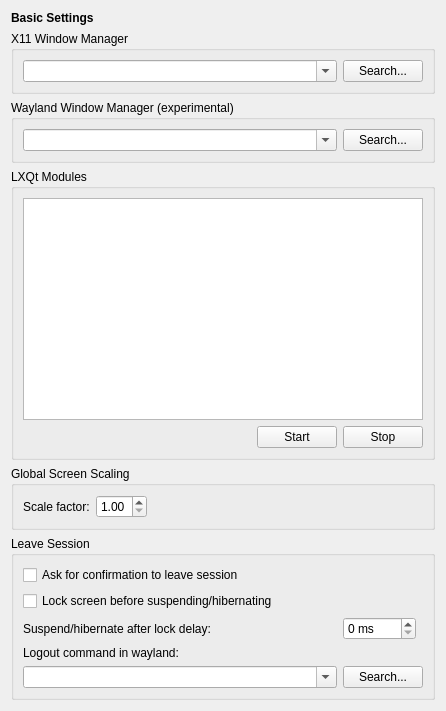
<?xml version="1.0" encoding="UTF-8"?>
<ui version="4.0">
 <class>BasicSettings</class>
 <widget class="QWidget" name="BasicSettings">
  <property name="geometry">
   <rect>
    <x>0</x>
    <y>0</y>
    <width>446</width>
    <height>711</height>
   </rect>
  </property>
  <layout class="QGridLayout" name="gridLayout_3">
   <item row="0" column="0">
    <widget class="QLabel" name="label">
     <property name="font">
      <font>
       <bold>true</bold>
      </font>
     </property>
     <property name="text">
      <string>Basic Settings</string>
     </property>
    </widget>
   </item>
   <item row="1" column="0">
    <widget class="QGroupBox" name="groupBox">
     <property name="title">
      <string>X11 Window Manager</string>
     </property>
     <layout class="QGridLayout" name="gridLayout_2">
      <item row="0" column="0">
       <widget class="QComboBox" name="wmComboBox">
        <property name="sizePolicy">
         <sizepolicy hsizetype="MinimumExpanding" vsizetype="Fixed">
          <horstretch>0</horstretch>
          <verstretch>0</verstretch>
         </sizepolicy>
        </property>
        <property name="editable">
         <bool>true</bool>
        </property>
       </widget>
      </item>
      <item row="0" column="1">
       <widget class="QPushButton" name="findWmButton">
        <property name="text">
         <string>Search...</string>
        </property>
       </widget>
      </item>
     </layout>
    </widget>
   </item>
   <item row="2" column="0">
    <widget class="QGroupBox" name="groupBox_1">
     <property name="title">
      <string>Wayland Window Manager (experimental)</string>
     </property>
     <layout class="QGridLayout" name="gridLayout_1">
      <item row="0" column="0">
       <widget class="QComboBox" name="compositorComboBox">
        <property name="sizePolicy">
         <sizepolicy hsizetype="MinimumExpanding" vsizetype="Fixed">
          <horstretch>0</horstretch>
          <verstretch>0</verstretch>
         </sizepolicy>
        </property>
        <property name="editable">
         <bool>true</bool>
        </property>
       </widget>
      </item>
      <item row="0" column="1">
       <widget class="QPushButton" name="findCompositorButton">
        <property name="text">
         <string>Search...</string>
        </property>
       </widget>
      </item>
     </layout>
    </widget>
   </item>
   <item row="3" column="0">
    <widget class="QGroupBox" name="groupBox_2">
     <property name="title">
      <string>LXQt Modules</string>
     </property>
     <layout class="QGridLayout" name="gridLayout">
      <item row="7" column="2">
       <widget class="QPushButton" name="stopButton">
        <property name="text">
         <string>Stop</string>
        </property>
       </widget>
      </item>
      <item row="7" column="1">
       <widget class="QPushButton" name="startButton">
        <property name="text">
         <string>Start</string>
        </property>
       </widget>
      </item>
      <item row="0" column="0" colspan="3">
       <widget class="QTreeView" name="moduleView">
        <property name="alternatingRowColors">
         <bool>true</bool>
        </property>
        <property name="rootIsDecorated">
         <bool>false</bool>
        </property>
        <property name="headerHidden">
         <bool>true</bool>
        </property>
        <attribute name="headerStretchLastSection">
         <bool>false</bool>
        </attribute>
       </widget>
      </item>
      <item row="7" column="0">
       <spacer name="horizontalSpacer">
        <property name="orientation">
         <enum>Qt::Orientation::Horizontal</enum>
        </property>
        <property name="sizeHint" stdset="0">
         <size>
          <width>40</width>
          <height>20</height>
         </size>
        </property>
       </spacer>
      </item>
     </layout>
    </widget>
   </item>
   <item row="4" column="0">
    <widget class="QGroupBox" name="groupBox_4">
     <property name="title">
      <string>Global Screen Scaling</string>
     </property>
     <layout class="QFormLayout" name="formLayout">
      <property name="fieldGrowthPolicy">
       <enum>QFormLayout::FieldGrowthPolicy::ExpandingFieldsGrow</enum>
      </property>
      <property name="horizontalSpacing">
       <number>6</number>
      </property>
      <item row="0" column="0">
       <widget class="QLabel" name="label_2">
        <property name="text">
         <string>Scale factor:</string>
        </property>
       </widget>
      </item>
      <item row="0" column="1">
       <widget class="QDoubleSpinBox" name="scaleSpinBox">
        <property name="minimum">
         <double>1.000000000000000</double>
        </property>
        <property name="maximum">
         <double>4.000000000000000</double>
        </property>
        <property name="singleStep">
         <double>0.500000000000000</double>
        </property>
        <property name="value">
         <double>1.000000000000000</double>
        </property>
       </widget>
      </item>
     </layout>
    </widget>
   </item>
   <item row="5" column="0">
    <widget class="QGroupBox" name="groupBox_3">
     <property name="title">
      <string>Leave Session</string>
     </property>
     <layout class="QGridLayout" name="gridLayout_4">
      <item row="3" column="0">
       <widget class="QLabel" name="wayLockCommandLabel">
        <property name="text">
         <string>Logout command in wayland:</string>
        </property>
       </widget>
      </item>
      <item row="4" column="1">
       <widget class="QPushButton" name="findWayLockCommandButton">
        <property name="text">
         <string>Search...</string>
        </property>
       </widget>
      </item>
      <item row="1" column="0" colspan="2">
       <widget class="QCheckBox" name="lockBeforePowerActionsCheckBox">
        <property name="text">
         <string>Lock screen before suspending/hibernating</string>
        </property>
       </widget>
      </item>
      <item row="0" column="0" colspan="2">
       <widget class="QCheckBox" name="leaveConfirmationCheckBox">
        <property name="text">
         <string>Ask for confirmation to leave session</string>
        </property>
       </widget>
      </item>
      <item row="4" column="0">
       <widget class="QComboBox" name="wayLockCommandComboBox">
        <property name="sizePolicy">
         <sizepolicy hsizetype="MinimumExpanding" vsizetype="Fixed">
          <horstretch>0</horstretch>
          <verstretch>0</verstretch>
         </sizepolicy>
        </property>
        <property name="toolTip">
         <string>Ensure the chosen screen locker is installed.</string>
        </property>
        <property name="editable">
         <bool>true</bool>
        </property>
       </widget>
      </item>
      <item row="2" column="0">
       <widget class="QLabel" name="powerDelayLabel">
        <property name="text">
         <string>Suspend/hibernate after lock delay:</string>
        </property>
       </widget>
      </item>
      <item row="2" column="1">
       <widget class="QSpinBox" name="powerAfterLockDelaySpinBox">
        <property name="sizePolicy">
         <sizepolicy hsizetype="Maximum" vsizetype="Fixed">
          <horstretch>0</horstretch>
          <verstretch>0</verstretch>
         </sizepolicy>
        </property>
        <property name="suffix">
         <string> ms</string>
        </property>
        <property name="prefix">
         <string/>
        </property>
        <property name="maximum">
         <number>4500</number>
        </property>
        <property name="singleStep">
         <number>250</number>
        </property>
       </widget>
      </item>
     </layout>
    </widget>
   </item>
  </layout>
 </widget>
 <resources/>
 <connections>
  <connection>
   <sender>lockBeforePowerActionsCheckBox</sender>
   <signal>toggled(bool)</signal>
   <receiver>powerDelayLabel</receiver>
   <slot>setEnabled(bool)</slot>
   <hints>
    <hint type="sourcelabel">
     <x>20</x>
     <y>20</y>
    </hint>
    <hint type="destinationlabel">
     <x>20</x>
     <y>20</y>
    </hint>
   </hints>
  </connection>
 </connections>
</ui>
